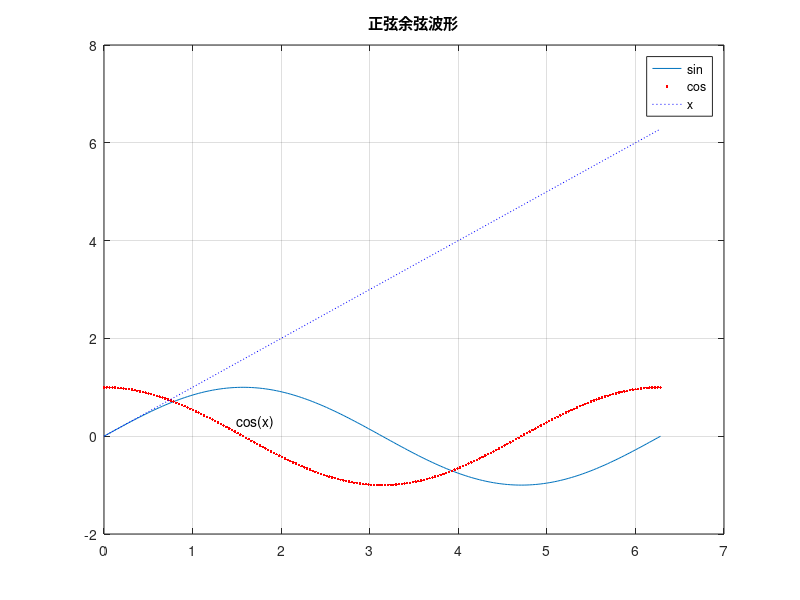

Here is the MATLAB script that generated this plot: (Note: this script raises an error after producing the figure.)
%plot(X,Y,LineSpec)
%线形（四种）
% -实线;--虚线;:点线;-.点划线
%坐标点样式（常用）
%o圆 *星号 x十字 s正方形 d菱形 p五角星 h六角形
%颜色
%y黄 m品红 b蓝 k黑色
%1.plot(x,y)
% 以x元素为横坐标值，y元素为纵坐标值绘制曲线
x=0:pi/20:2*pi;
y=sin(x);
plot(x,y,'--or')
xlabel('x')
ylabel('sin(x)')
title('Plot of the Sine Function')

%2.plot(x,y1,x,y2,…)
% 以公共的x元素为横坐标值，以y1,y2,…元素为纵坐标值绘制多条曲线
x=0:pi/20:2*pi;
y1=sin(x);
y2=cos(x);
plot(x,y1,x,y2);

%同时绘制多个图像
x=0:pi/100:2*pi;
y=sin(x);
plot(x,y)
hold on
%结束hold off
y2=cos(x);
plot(x,y2,'r.')
hold on
y3=x;
plot(x,y3,'b:')
legend('sin','cos','x')
%为图片添加图例
grid on%给画中图填栅格
title('正弦余弦波形')%添加图像标题
text(1.5,0.3,'cos(x)')%将cosx的注解添加到坐标某个位置
gtext('sin(x)')%用鼠标光标定位，将注解放在鼠标点击的位置
%缺省条件下自动选择图形的横纵比例
%axis([xmin xmax ymin ymax])
%[]中分别给出x和y最大最小值
%axis equal 或axis('equal')
% x和y轴的单位长度相同
%axis square或axis('square')图框方形
%axis off或axis('off')清除坐标刻度
axis([0 6 -1 1])
hold off

%3.plot3绘制三维图像
z=0:pi/50:10*pi;
x=sin(z);
y=cos(z);
plot3(x,y,z)

%4.在同一个画面上建立几个坐标系,subplot(m,n,p)
%把一个画面分成m*n个图形区域，p代表当前区域号，在每个区域中分别画一个图
x=linspace(0,2*pi,30);y=sin(x);z=cos(x);
u=2*sin(x).*cos(x);v=sin(x)./cos(x);
subplot(2,2,1),plot(x,y),axis([0 2*pi -1 1]),title('sin(x)')
subplot(2,2,2),plot(x,z),axis([0 2*pi -1 1]),title('cos(x)')
subplot(2,2,3),plot(x,u),axis([0 2*pi -1 1]),title('2sin(x)cos(x)')
subplot(2,2,4),plot(x,v),axis([0 2*pi -20 20]),title('sin(x)/cos(x)')
